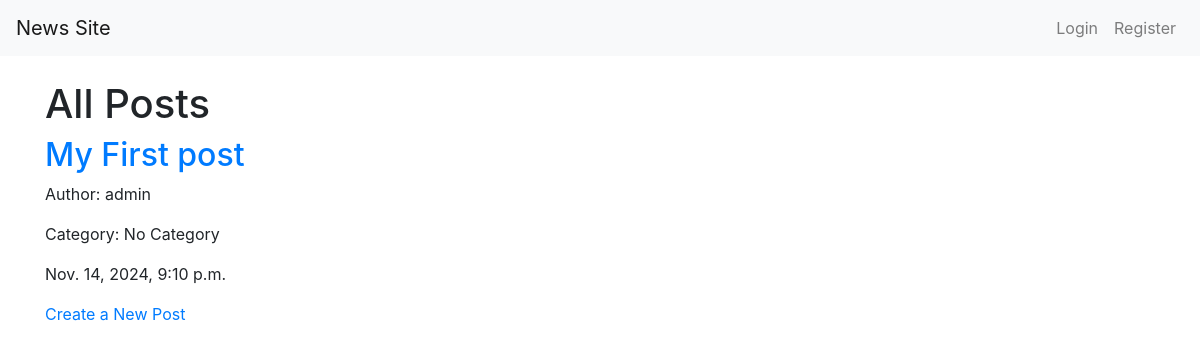
Before: / with the older database file.
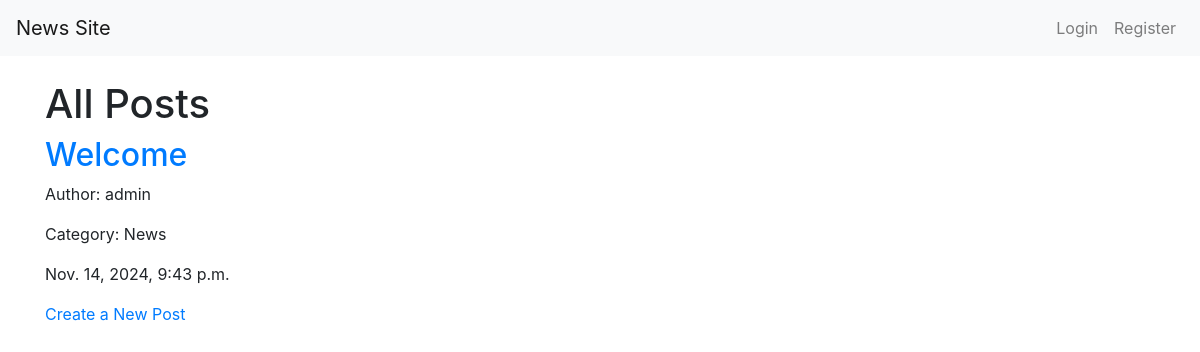
After: the same page with the newer database file.
### posts/models.py (models this page shows, shortened)
class Post(models.Model):
    title = models.CharField(max_length=255)
    content = models.TextField()
    author = models.ForeignKey(User, on_delete=models.CASCADE)
    category = models.ForeignKey(Category, on_delete=models.SET_NULL, null=True, blank=True)
    created_at = models.DateTimeField(auto_now_add=True)
    updated_at = models.DateTimeField(auto_now=True)
    upvotes = models.IntegerField(default=0)
    downvotes = models.IntegerField(default=0)

class Category(models.Model):
    name = models.CharField(max_length=255)

### posts/views.py (the view)
# urls.py: path('', views.post_list, name='home'),  # List all posts (homepage)
def post_list(request):
    posts = Post.objects.all()
    return render(request, 'posts/post_list.html', {'posts': posts})

### posts/templates/posts/post_list.html
{% extends 'base.html' %}
{% block content %}
<h1>All Posts</h1>
{% for post in posts %}
    <div>
        <h2><a href="{% url 'post_detail' post.id %}">{{ post.title }}</a></h2>
        <p>Author: {{ post.author.username }}</p>
        <p>
            Category:
            {% if post.category %}
                {{ post.category.name }}
            {% else %}
                No Category
            {% endif %}
        </p>
        <p>{{ post.created_at }}</p>
    </div>
{% endfor %}
<a href="{% url 'create_post' %}">Create a New Post</a>
{% endblock %}

### templates/base.html (shortened to what this page needs)
<!DOCTYPE html>
<html lang="en">
<head>
    <link rel="stylesheet" href="https://stackpath.bootstrapcdn.com/bootstrap/4.5.2/css/bootstrap.min.css">
</head>
<body>
    <nav class="navbar navbar-expand-lg navbar-light bg-light">
        <a class="navbar-brand" href="{% url 'home' %}">News Site</a>
        <div class="collapse navbar-collapse" id="navbarNav">
            <ul class="navbar-nav ml-auto">
                {% if user.is_authenticated %}
                    <li class="nav-item"><a class="nav-link" href="{% url 'logout' %}">Logout</a></li>
                {% else %}
                    <li class="nav-item"><a class="nav-link" href="{% url 'login' %}">Login</a></li>
                    <li class="nav-item"><a class="nav-link" href="{% url 'register' %}">Register</a></li>
                {% endif %}
            </ul>
        </div>
    </nav>
    <div class="container mt-4">
        {% block content %}{% endblock %}
    </div>
</body>
</html>

Changed rows visible on the page:
removed Post: title "My First post", author.username "admin", shows "No Category", created_at "Nov. 14, 2024, 9:10 p.m."
added Post: title "Welcome", author.username "admin", category.name "News", created_at "Nov. 14, 2024, 9:43 p.m."
